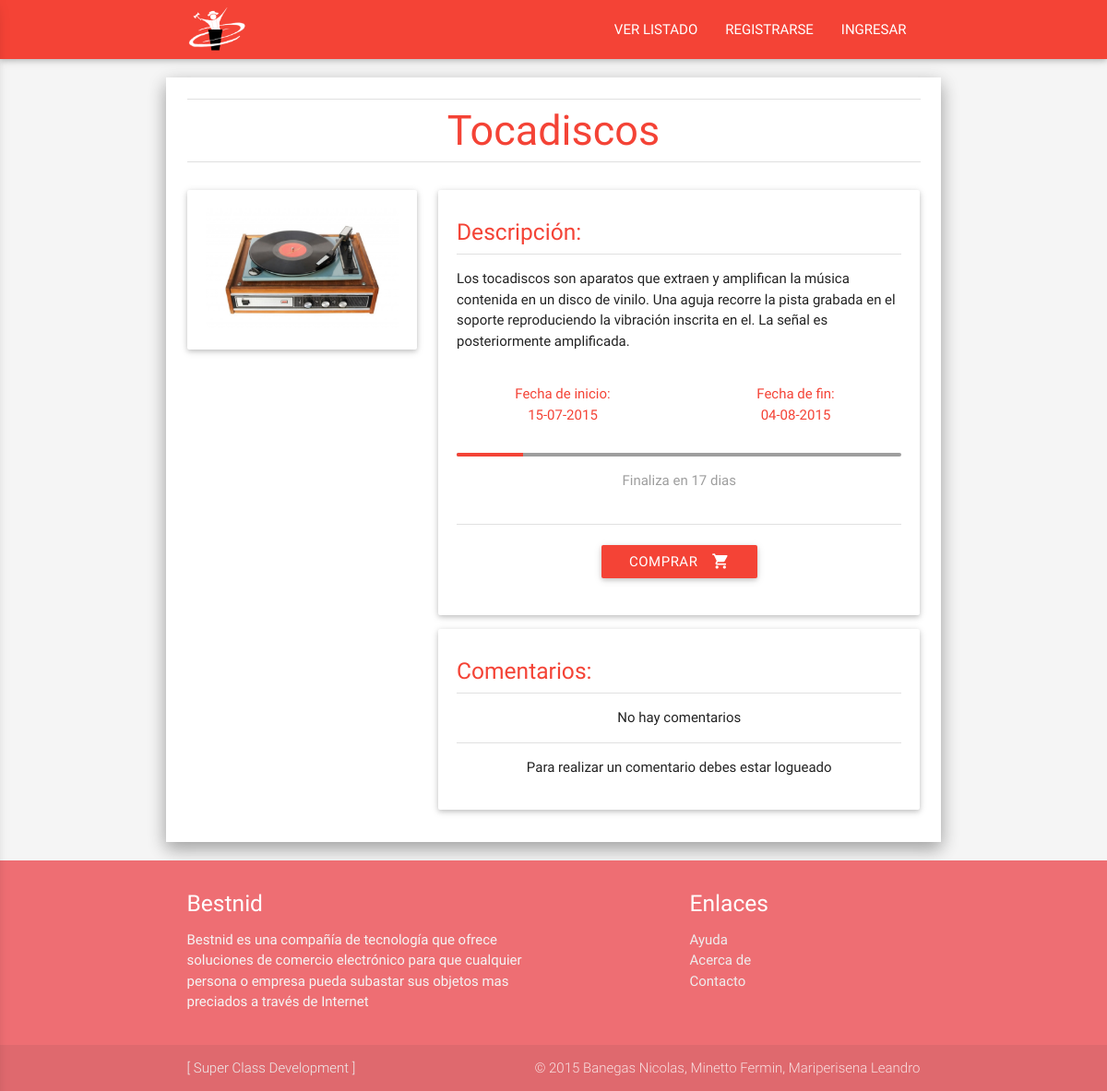
Page /Producto.php?idproducto=10 on the committed database.
### tables this page shows
CREATE TABLE IF NOT EXISTS `producto` (
  `id` int(11) NOT NULL AUTO_INCREMENT,
  `titulo` varchar(100) NOT NULL,
  `foto` varchar(150) NOT NULL,
  `descripcion` varchar(500) NOT NULL,
  `estado` smallint(6) NOT NULL,
  `fecha_ini` date NOT NULL,
  `fecha_fin` date NOT NULL,
  `id_categoria` int(11) NOT NULL,
  `id_usuario` int(11) NOT NULL,
  `id_user_ganador` int(11) NOT NULL,
  PRIMARY KEY (`id`)
);

### includes/modelo.class.php (called while the page is built, shortened)
<?php
class Modelo {
	private static $user = 'root';
	private static $pass = '';
	private static $host = '127.0.0.1';
	private static $dbnm = 'bestnid';
	private $con;
	function __construct() {
		$this->con = new mysqli(
			self::$host,
			self::$user,
			self::$pass,
			self::$dbnm);
		$this->con->set_charset("utf8");
	}
				else{ ?><p class="center red-text"> Contraseña Invalida </p> <?php return false;}
		?><p class="center red-text"> Usuario Invalido </p> <?php
	public function getProduct($id){
		$res = $this->con->query("SELECT * FROM producto WHERE id = '{$id}' ");
		$fila = array();
		$fila[] = $res->fetch_assoc() ;
		$resultado = $fila[0];
	return $resultado;
	}
	public function getComentarios($id){
		$res = $this->con->query("SELECT * FROM comentario WHERE id_producto = '{$id}' ");
		$resultado = array();
	return $resultado;
	}
	public function DiasRestantes($date){
		$currentdate = date('Y/m/d',time());
		$diff = abs(strtotime($date) - strtotime($currentdate));
		$days = floor(($diff / (60*60*24)));
 	return $days;
	}
	public function DiasDesdeHasta($date1,$date2){
		$diff = abs(strtotime($date1) - strtotime($date2));
		$days = floor(($diff / (60*60*24)));
 	return $days;
	}
}
?>

### Producto.php (the view, shortened to what this page needs)
<?php
include('includes/modelo.class.php');
include('includes/header.php');
$con = new Modelo();
if( isset($_REQUEST['idproducto']) && is_numeric($_REQUEST['idproducto']) ){
	$producto = $con->getProduct($_REQUEST['idproducto']);
	$comentarios = $con->getComentarios($_REQUEST['idproducto']);
	if ($producto){
?>
<br>
<li class="divider"></li>
<div class="center">
	<span class="red-text lighten-2" style="font-size:3rem"> <?php echo $producto['titulo']; ?> </span>
</div>
<li class="divider"></li>
<br>
<div class="row">
	<div class="col s12 m5 l4">
		<img class="materialboxed responsive-img card-panel" width="500" src="<?php echo $producto['foto']; ?>">
	</div>
	<div class="col s12 m7 l8">
		<div class="card-panel">
			<div class="row" >
				<div class="col s12" >
					<h5 class="red-text lighten-2"> Descripción: </h5>
					<li class="divider"></li>
					<p> <?php echo $producto['descripcion']; ?> </p>
				</div>
			</div>
			<?php if($producto['estado'] == 0 ){ ?>
			<div class="row red-text center">
				<div class="col s6">
					<span>Fecha de inicio:<br> <?php echo date('d-m-Y',strtotime($producto['fecha_ini'])); ?></span>
				</div>
				<div class="col s6">
					<span>Fecha de fin:<br> <?php echo date('d-m-Y',strtotime($producto['fecha_fin'])); ?></span>
				</div>
				<?php
				$dias = $con->DiasRestantes($producto['fecha_fin'] );
				$total = $con->DiasDesdeHasta($producto['fecha_fin'],$producto['fecha_ini']);
				$progreso = 100 - ( ( $dias * 100 ) / $total ) ;
				?>
				<div class="col s12">
					<br>
					<div class="progress grey">
						<div class="determinate red" style="width:<?php echo $progreso;?>%"></div>
					</div>
					<p class="center grey-text"> Finaliza en <?php echo $dias;?> dias </p>
				</div>
			</div>
			<li class="divider"></li>
			<br>
			<div class="row center" >
				<div class="col s12" >
					<a class="red waves-effect waves-light btn" href="Comprar.php?id=<?php echo $producto['id'];?>" ><i class="mdi-action-shopping-cart right"></i>comprar</a>
				</div>
			</div>
			<?php } else{ ?>
			<div class="row red-text center">
				<b><p class="red-text">ESTA SUBASTA HA FINALIZADO</p></b>
			</div>
			<?php }  ?>
		</div>
		<div class="card-panel z-depth-1">
			<h5 class="red-text lighten-2"> Comentarios: </h5>
			<li class="divider"></li>
			<?php if (!$comentarios){  ?>
				<p class="center"> No hay comentarios</p>
			<?php } ?>
			<li class="divider"></li>
			<?php
			if (isset($_SESSION['user'])) {
				if($_SESSION['id'] == $producto['id_usuario']){ ?><p class="center"> No puedes comentar tu subasta<br> Solo puedes responder comentarios de otros usuarios una vez</p><?php }else{
			?>
			<br>
			<div class="row">
				<form method="post">
					<div class="input-field col s12">
							<textarea id="textarea1" class="materialize-textarea" length="500" name="comentario"></textarea>
							<label for="textarea1">Comentar</label>
							<input type="hidden" name="idproducto" value="<?php echo $producto['id'] ?>"> </input>
					</div>
					<div class="col s12 center">
						<button class="btn waves-effect waves-light red" type="submit" name="action">Enviar Comentario
							<i class="mdi-content-send right"></i>
						</button>
					</div>
				</form>
			</div>
			<?php } } else{ ?>
			<p class="center"> Para realizar un comentario debes estar logueado  </p>
			<?php } ?>
		</div>
	</div>
</div>
<?php
	}
	else{
		?> <br> <div class="center red-text"><h5>El producto solicitado no se encuentra disponible o ha finalizado</h5><img src="img/Error.jpg" width="250px"></img><br><a class="btn red" href="index.php">PAGINA PRINCIPAL</a><br><br></div>  <?php
	}
}
include('includes/footer.php'); ?>

### styles/main.css (style rules this page uses)
body { background-color: #f5f5f5; display: flex; min-height: 100vh; flex-direction: column; }

### rows in the picture
producto: titulo "Tocadiscos", foto (picture), descripcion "Los tocadiscos son aparatos que extraen y amplifican la música contenida en un disco de vinilo. Una aguja recorre la pista grabada en el soporte reproduciendo la vibración inscrita en el. La señal es posteriormente amplificada.", fecha_ini "15-07-2015", fecha_fin "04-08-2015", fecha_fin "17"
